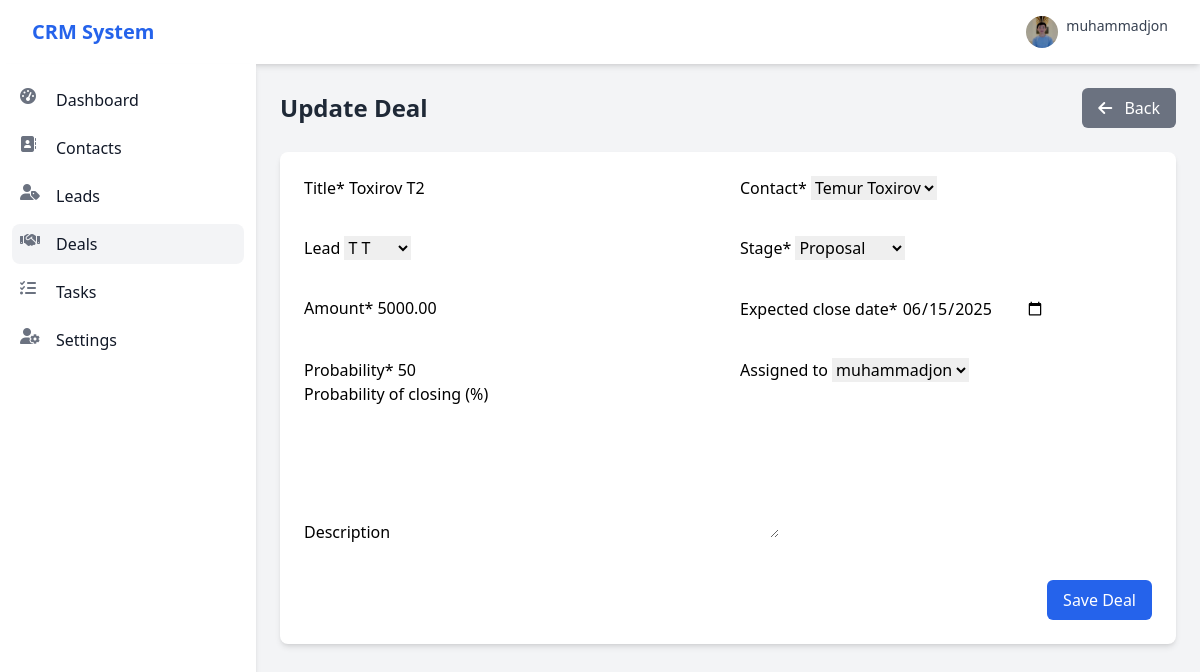
/deals/2/update/ (signed in), run on the app's committed database.
### accounts/models.py (models this page shows, shortened)
class Profile(models.Model):
    user = models.OneToOneField(User, on_delete=models.CASCADE)
    bio = models.TextField(max_length=500, blank=True)
    phone_number = models.CharField(max_length=20, blank=True)
    position = models.CharField(max_length=100, blank=True)
    profile_image = models.ImageField(upload_to='profile_pics', default='default.jpg')

### deals/models.py (models this page shows, shortened)
class Deal(models.Model):
    STAGE_CHOICES = [
        ('discovery', 'Discovery'),
        ('proposal', 'Proposal'),
        ('negotiation', 'Negotiation'),
        ('closed_won', 'Closed Won'),
        ('closed_lost', 'Closed Lost'),
    ]
    title = models.CharField(max_length=200)
    contact = models.ForeignKey(Contact, on_delete=models.CASCADE, related_name='deals')
    lead = models.ForeignKey(Lead, on_delete=models.SET_NULL, null=True, blank=True, related_name='deals')
    stage = models.CharField(max_length=20, choices=STAGE_CHOICES, default='discovery')
    amount = models.DecimalField(max_digits=10, decimal_places=2)
    expected_close_date = models.DateField()
    probability = models.IntegerField(default=50, help_text="Probability of closing (%)")
    description = models.TextField(blank=True, null=True)
    assigned_to = models.ForeignKey(User, on_delete=models.SET_NULL, null=True, blank=True,
                                    related_name='assigned_deals')
    created_by = models.ForeignKey(User, on_delete=models.CASCADE, related_name='created_deals')
    created_at = models.DateTimeField(auto_now_add=True)
    updated_at = models.DateTimeField(auto_now=True)
    class Meta:
        ordering = ['-created_at']

### deals/views.py (the view)
# urls.py: path('<int:pk>/update/', views.deal_update, name='deal_update'),
@login_required
def deal_update(request, pk):
    deal = get_object_or_404(Deal, pk=pk)
    if request.method == 'POST':
        form = DealForm(request.POST, instance=deal)
        if form.is_valid():
            form.save()
            messages.success(request, "Deal updated successfully!")
            return redirect('deal_detail', pk=deal.pk)
        else:
            messages.error(request, "Deal update failed. Please correct the errors.")
    else:
        form = DealForm(instance=deal)
    return render(request, 'deals/deal_form.html', {'form': form, 'action': 'Update', 'deal': deal})

### deals/forms.py
class DealForm(forms.ModelForm):
    class Meta:
        model = Deal
        fields = ('title', 'contact', 'lead', 'stage', 'amount', 'expected_close_date',
                  'probability', 'description', 'assigned_to')
        widgets = {
            'description': forms.Textarea(attrs={'rows': 4}),
            'expected_close_date': forms.DateInput(attrs={'type': 'date'}),
            'amount': forms.NumberInput(attrs={'step': '0.01'}),
        }
    def __init__(self, *args, **kwargs):
        super().__init__(*args, **kwargs)
        if not self.initial.get('expected_close_date'):
            self.initial['expected_close_date'] = (datetime.date.today() + datetime.timedelta(days=30)).strftime(
                '%Y-%m-%d')

### contacts/models.py (called while the page is built)
    def __str__(self):
        return f"{self.first_name} {self.last_name}"

### leads/models.py (called while the page is built)
    def __str__(self):
        return self.title

### templates/deals/deal_form.html (shortened to what this page needs)
{% extends 'base.html' %}
{% load crispy_forms_tags %}
{% block content %}
<div class="container mx-auto">
    <div class="flex justify-between items-center mb-6">
        <h1 class="text-2xl font-semibold text-gray-800">{{ action }} Deal</h1>
        <a href="{% if deal %}{% url 'deal_detail' deal.id %}{% else %}{% url 'deal_list' %}{% endif %}" class="bg-gray-500 hover:bg-gray-600 text-white font-medium py-2 px-4 rounded-md">
            <i class="fas fa-arrow-left mr-2"></i> Back
        </a>
    </div>
    <div class="bg-white shadow-md rounded-lg overflow-hidden">
        <div class="p-6">
            <form method="post">
                <div class="grid grid-cols-1 md:grid-cols-2 gap-6">
                    <div>
                        {{ form.title|as_crispy_field }}
                    </div>
                    <div>
                        {{ form.contact|as_crispy_field }}
                    </div>
                    <div>
                        {{ form.lead|as_crispy_field }}
                    </div>
                    <div>
                        {{ form.stage|as_crispy_field }}
                    </div>
                    <div>
                        {{ form.amount|as_crispy_field }}
                    </div>
                    <div>
                        {{ form.expected_close_date|as_crispy_field }}
                    </div>
                    <div>
                        {{ form.probability|as_crispy_field }}
                    </div>
                    <div>
                        {{ form.assigned_to|as_crispy_field }}
                    </div>
                    <div class="md:col-span-2">
                        {{ form.description|as_crispy_field }}
                    </div>
                </div>
                <div class="mt-6 flex justify-end">
                    <button type="submit" class="bg-blue-600 hover:bg-blue-700 text-white font-medium py-2 px-4 rounded-md">
                        Save Deal
                    </button>
                </div>
            </form>
        </div>
    </div>
</div>
{% endblock %}

### templates/includes/navbar.html (shortened to what this page needs)
<nav class="bg-white shadow-md">
    <div class="max-w-7xl mx-auto px-4 sm:px-6 lg:px-8">
        <div class="flex justify-between h-16">
            <div class="flex items-center">
                <div class="flex-shrink-0 flex items-center">
                    <a href="{% url 'dashboard' %}" class="text-xl font-bold text-blue-600">CRM System</a>
                </div>
            </div>
            <div class="flex items-center">
                <div class="ml-3 relative">
                    <div>
                        <button type="button" class="flex text-sm rounded-full focus:outline-none" id="user-menu-button" aria-expanded="false" aria-haspopup="true">
                            {% if user.profile.profile_image %}
                                <img class="h-8 w-8 rounded-full object-cover" src="{{ user.profile.profile_image.url }}" alt="{{ user.username }}">
                            {% else %}
                                <div class="h-8 w-8 rounded-full bg-blue-500 flex items-center justify-center text-white">
                                    {{ user.username|first|upper }}
                                </div>
                            {% endif %}
                            <span class="ml-2 text-gray-700 hidden sm:block">{{ user.username }}</span>
                        </button>
                    </div>
                </div>
            </div>
        </div>
    </div>
</nav>

### data on the page
Deal: title "Toxirov T2", contact "Temur Toxirov", lead "T T", stage "Proposal", amount "5000.00", expected_close_date "06/15/2025", probability "50", assigned_to "muhammadjon"

### other printed values
{{ user.username }} "muhammadjon"
{{ action }} "Update"
